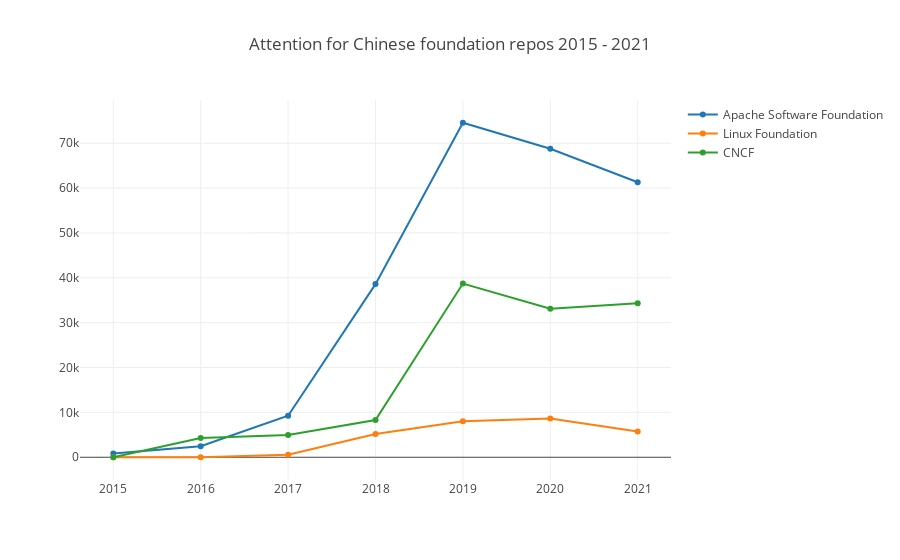

This figure's notebook cell:
### Markdown cell above
#### Attention

Attention index is developed by X-lab team. Attention index uses `WatchEvent` and `ForkEvent` in GitHub event log which can be used to reflect the attention a repo get in a period of time but without any actual contributions to the repo.

### Code cell
var startYear = 2015, startMonth = 1, endYear = 2021, endMonth = 12, x = [];
for (let y = startYear; y <= endYear; y++) x.push(`${y}`);
openDigger.index.attention.getAttention({labelIntersect: ['Foundation', ':regions/CN'], startYear, startMonth, endYear, endMonth, groupBy: 'Foundation', groupTimeRange: 'year', limit: -1 }).then(data => {
    openDigger.render.plotly(data.map(row => {
        return { x, y: row.attention, mode: 'scatter', name: row.name };
    }), {title: `Attention for Chinese foundation repos ${startYear} - ${endYear}`, xaxis: {type: 'category'}});
});

### Figure 1 — Plotly figure (JSON) as saved in the notebook; plotly's stock layout.template omitted (floating-point values rounded to 4 significant figures)
{"data": [{"mode": "scatter", "name": "Apache Software Foundation", "x": ["2015", "2016", "2017", "2018", "2019", "2020", "2021"], "y": ["854", "2448", "9262", "38591", "74560", "68770", "61290"]}, {"mode": "scatter", "name": "Linux Foundation", "x": ["2015", "2016", "2017", "2018", "2019", "2020", "2021"], "y": ["0", "0", "549", "5183", "8002", "8651", "5740"]}, {"mode": "scatter", "name": "CNCF", "x": ["2015", "2016", "2017", "2018", "2019", "2020", "2021"], "y": ["0", "4312", "4939", "8307", "38718", "33116", "34317"]}], "layout": {"autosize": true, "title": {"text": "Attention for Chinese foundation repos 2015 - 2021"}, "xaxis": {"autorange": true, "range": [-0.3503, 6.35], "type": "category"}, "yaxis": {"autorange": true, "range": [-6153.0, 80710.0], "type": "linear"}}}
